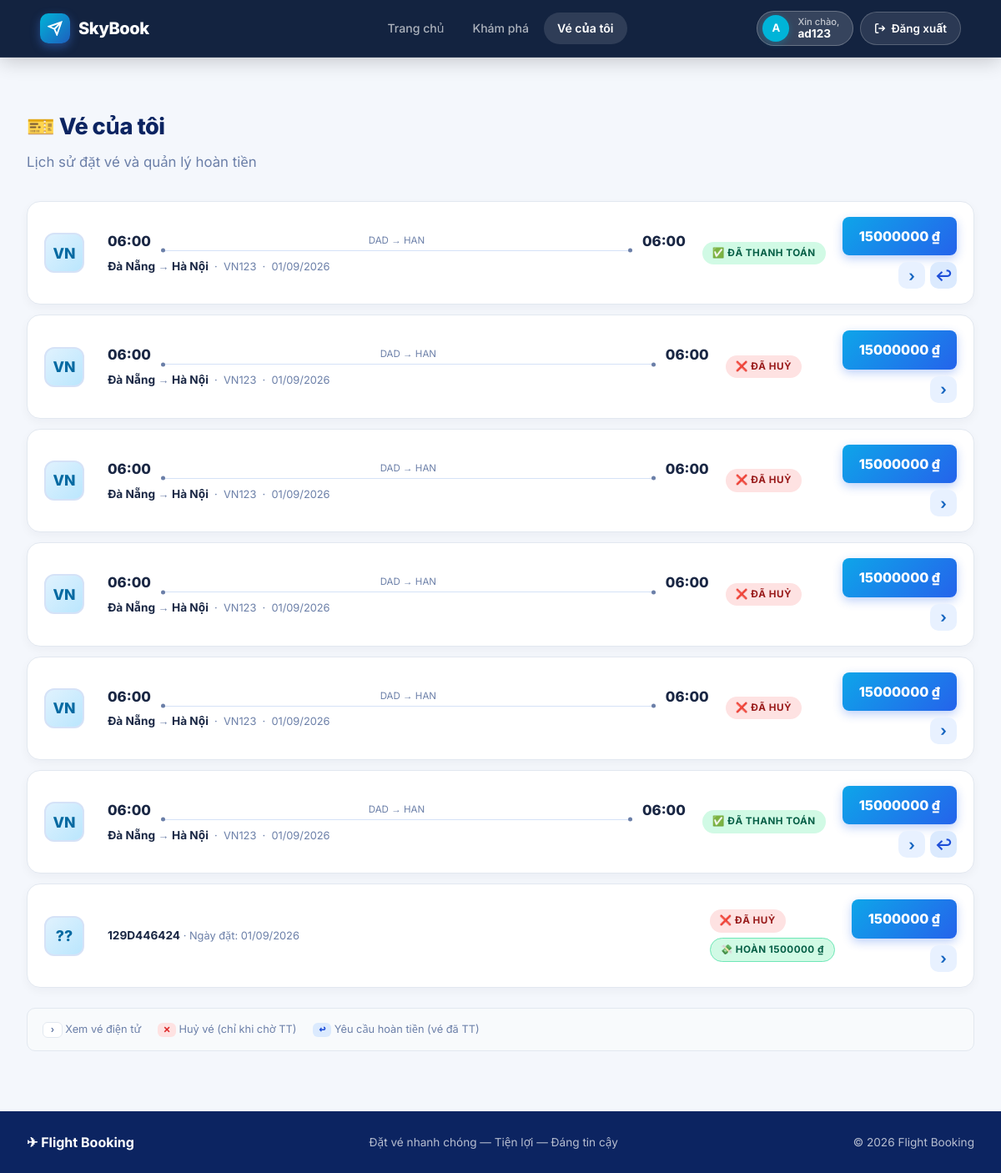
/bookings/my-bookings/ (signed in), run on an earlier commit of the app's database.
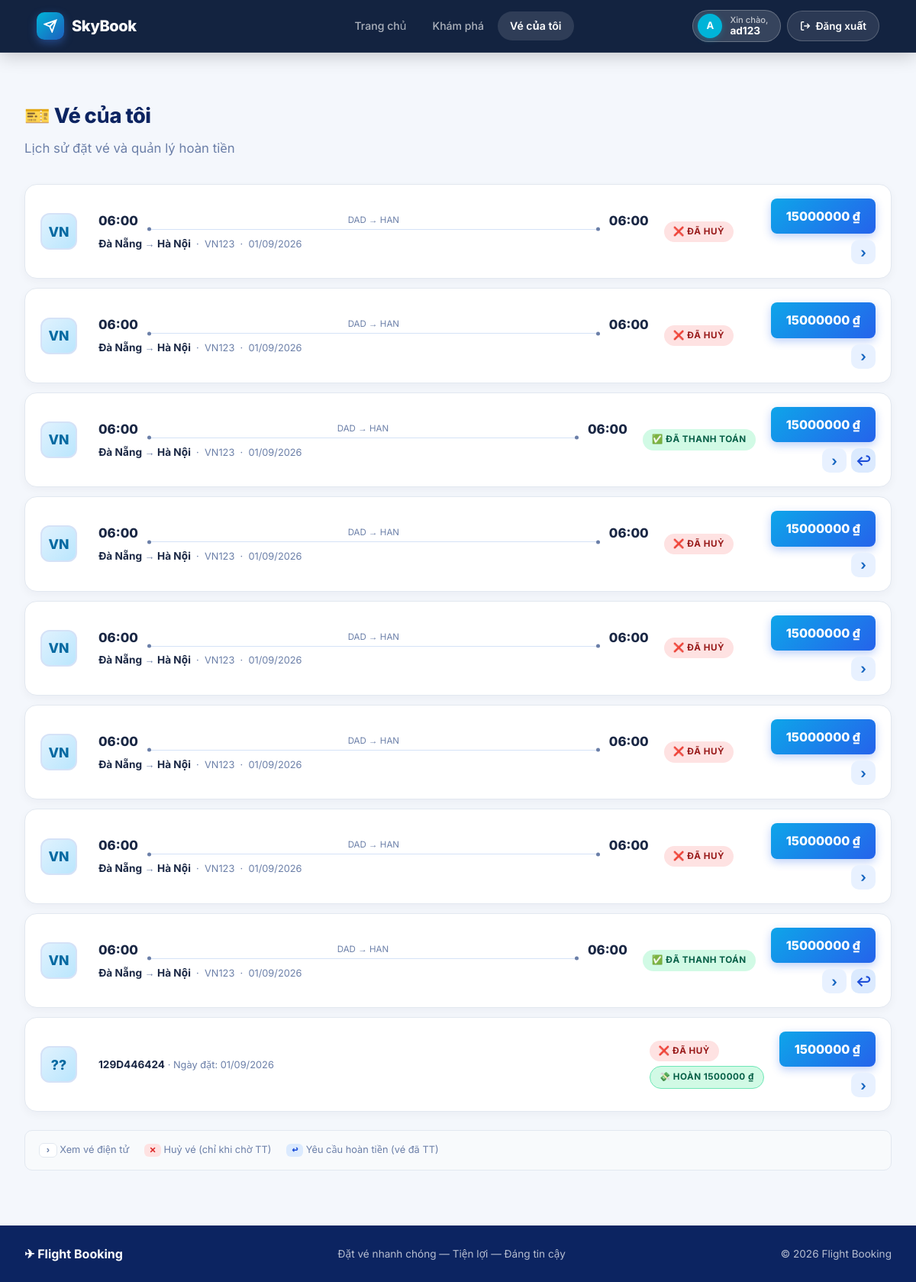
And on a later commit of the database.
### bookings/models.py (models this page shows, shortened)
class Booking(models.Model):
    STATUS_CHOICES = [
        ("pending", "Pending"),
        ("paid", "Paid"),
        ("cancelled", "Cancelled"),
    ]
    user = models.ForeignKey(User, on_delete=models.CASCADE, related_name="bookings", db_index=True, verbose_name="User")
    flight = models.ForeignKey(Flight, on_delete=models.SET_NULL, null=True, blank=True, related_name="outbound_bookings", verbose_name="Outbound Flight")
    return_flight = models.ForeignKey(Flight, on_delete=models.SET_NULL, null=True, blank=True, related_name="return_bookings", verbose_name="Return Flight")
    booking_code = models.CharField(max_length=20, unique=True, verbose_name="Booking Code")
    booking_date = models.DateTimeField(auto_now_add=True, verbose_name="Booking Date")
    total_price = models.DecimalField(max_digits=12, decimal_places=2, verbose_name="Total Price")
    status = models.CharField(max_length=20, choices=STATUS_CHOICES, default="pending", verbose_name="Status")
    class Meta:
        verbose_name = "Booking"
        verbose_name_plural = "Bookings"

### flights/models.py (models this page shows, shortened)
class Flight(models.Model):
    STATUS_CHOICES = [
        ("scheduled", "Scheduled"),
        ("boarding", "Boarding"),
        ("departed", "Departed"),
        ("completed", "Completed"),
        ("cancelled", "Cancelled"),
    ]
    flight_number = models.CharField(max_length=20, verbose_name="Flight Number")
    airline = models.ForeignKey(Airline, on_delete=models.CASCADE, related_name="flights", verbose_name="Airline")
    aircraft = models.ForeignKey(Aircraft, on_delete=models.CASCADE, related_name="flights", verbose_name="Aircraft")
    departure_airport = models.ForeignKey(Airport, on_delete=models.CASCADE, related_name="departures", verbose_name="Departure Airport")
    arrival_airport = models.ForeignKey(Airport, on_delete=models.CASCADE, related_name="arrivals", verbose_name="Arrival Airport")
    departure_time = models.DateTimeField(db_index=True, verbose_name="Departure Time")
    arrival_time = models.DateTimeField(verbose_name="Arrival Time")
    price = models.DecimalField(max_digits=12, decimal_places=2, verbose_name="Base Price")
    status = models.CharField(max_length=20, choices=STATUS_CHOICES, default="scheduled", db_index=True, verbose_name="Status")
    class Meta:
        verbose_name = "Flight"
        verbose_name_plural = "Flights"

class Airline(models.Model):
    name = models.CharField(max_length=100, verbose_name="Airline Name")
    code = models.CharField(max_length=10, unique=True, verbose_name="Airline Code")
    logo = models.URLField(blank=True, verbose_name="Logo URL")
    class Meta:
        verbose_name = "Airline"
        verbose_name_plural = "Airlines"

class Airport(models.Model):
    name = models.CharField(max_length=150, verbose_name="Airport Name")
    code = models.CharField(max_length=10, unique=True, verbose_name="Airport Code")
    city = models.CharField(max_length=100, verbose_name="City")
    class Meta:
        verbose_name = "Airport"
        verbose_name_plural = "Airports"

### payments/models.py (models this page shows, shortened)
class RefundRequest(models.Model):
    STATUS_CHOICES = [
        ("pending",  "Pending"),
        ("approved", "Approved"),
        ("rejected", "Rejected"),
    ]
    booking = models.OneToOneField(Booking, on_delete=models.CASCADE, related_name="refund_request", verbose_name="Booking")
    requested_at = models.DateTimeField(auto_now_add=True, verbose_name="Requested At")
    processed_at = models.DateTimeField(null=True, blank=True, verbose_name="Processed At")
    refund_amount = models.DecimalField(max_digits=12, decimal_places=2, verbose_name="Refund Amount")
    reason = models.TextField(blank=True, verbose_name="Refund Reason")
    status = models.CharField(max_length=20, choices=STATUS_CHOICES, default="pending", db_index=True, verbose_name="Status")
    admin_note = models.TextField(blank=True, verbose_name="Admin Note")
    class Meta:
        verbose_name = "Refund Request"
        verbose_name_plural = "Refund Requests"
        ordering = ["-requested_at"]

### bookings/views.py (the view)
@login_required(login_url="/users/login/")
def my_bookings(request):
    bookings = Booking.objects.filter(
        user=request.user
    ).select_related("flight").order_by("-booking_date")
    return render(request, "bookings/my_bookings.html", {"bookings": bookings})

### templates/bookings/my_bookings.html (shortened to what this page needs)
﻿{% extends "base.html" %}
{% block content %}
<h1>🎫 Vé của tôi</h1>
<p class="page-subtitle">Lịch sử đặt vé và quản lý hoàn tiền</p>
{% for booking in bookings %}
<div class="flight-result" style="position:relative;">
  <div class="fr-logo">
    {% if booking.flight %}
      {{ booking.flight.airline.code|default:booking.flight.airline.name|slice:":2"|upper }}
    {% else %}??{% endif %}
  </div>
  <div class="fr-info">
    {% if booking.flight %}
    <div class="fr-times">
      <span class="fr-time">{{ booking.flight.departure_time|date:"H:i" }}</span>
      <div class="fr-duration-line">
        <span>{{ booking.flight.departure_airport.code }} → {{ booking.flight.arrival_airport.code }}</span>
        <div class="fr-line"></div>
      </div>
      <span class="fr-time">{{ booking.flight.arrival_time|date:"H:i" }}</span>
    </div>
    <div class="fr-route">
      <strong>{{ booking.flight.departure_airport.city }}</strong>
      → <strong>{{ booking.flight.arrival_airport.city }}</strong>
      &nbsp;·&nbsp; {{ booking.flight.flight_number }}
      &nbsp;·&nbsp; {{ booking.flight.departure_time|date:"d/m/Y" }}
    </div>
    {% else %}
    <div class="fr-route">
      <strong>{{ booking.booking_code }}</strong>
      · Ngày đặt: {{ booking.booking_date|date:"d/m/Y" }}
    </div>
    {% endif %}
  </div>
  <div class="fr-tags" style="flex-direction:column;align-items:flex-start;gap:6px;">
    {% if booking.status == "paid" %}
      <span class="badge badge-paid">✅ Đã thanh toán</span>
    {% elif booking.status == "pending" %}
      <span class="badge badge-pending">⏳ Chờ thanh toán</span>
    {% else %}
      <span class="badge badge-cancelled">❌ Đã huỷ</span>
    {% endif %}
    {% if booking.status == "paid" %}
      {% if booking.refund_request.status == "pending" %}
        <span class="badge" style="background:#eff6ff;color:#1d4ed8;border:1px solid #93c5fd;">🔄 Đang xử lý hoàn tiền</span>
      {% elif booking.refund_request.status == "approved" %}
        <span class="badge" style="background:#d1fae5;color:#065f46;border:1px solid #6ee7b7;">💸 Đã hoàn {{ booking.refund_request.refund_amount|floatformat:0 }} ₫</span>
      {% elif booking.refund_request.status == "rejected" %}
        <span class="badge" style="background:#fee2e2;color:#991b1b;border:1px solid #fca5a5;" title="{{ booking.refund_request.admin_note }}">🚫 Từ chối hoàn tiền</span>
      {% endif %}
    {% elif booking.status == "cancelled" %}
      {% if booking.refund_request.status == "approved" %}
        <span class="badge" style="background:#d1fae5;color:#065f46;border:1px solid #6ee7b7;">💸 Hoàn {{ booking.refund_request.refund_amount|floatformat:0 }} ₫</span>
      {% endif %}
    {% endif %}
  </div>
  <div class="fr-price-block" style="flex-direction:column;align-items:flex-end;gap:8px;">
    <a href="{% url 'ticket' booking.id %}" class="fr-price-btn">
      {{ booking.total_price|floatformat:0 }} ₫
    </a>
    <div style="display:flex;gap:6px;flex-wrap:wrap;justify-content:flex-end;">
      <a href="{% url 'ticket' booking.id %}" class="fr-chevron" title="Xem vé">›</a>
      {% if booking.status == "paid" and not booking.refund_request %}
        <a href="{% url 'request_refund' booking.id %}"
           class="fr-chevron"
           title="Yêu cầu hoàn tiền"
           style="color:#1d4ed8;background:#dbeafe;">↩</a>
      {% endif %}
    </div>
  </div>
</div>
{% endfor %}
{% if bookings %}
<div style="margin-top:24px;padding:14px 18px;background:#f8fafc;border-radius:10px;border:1px solid #e2e8f0;font-size:.8rem;color:#6b7fa8;display:flex;gap:20px;flex-wrap:wrap;">
  <span><strong style="font-family:monospace;background:#fff;border:1px solid #e2e8f0;border-radius:6px;padding:1px 7px;">›</strong> Xem vé điện tử</span>
  <span><strong style="font-family:monospace;background:#fee2e2;color:#dc2626;border-radius:6px;padding:1px 7px;">✕</strong> Huỷ vé (chỉ khi chờ TT)</span>
  <span><strong style="font-family:monospace;background:#dbeafe;color:#1d4ed8;border-radius:6px;padding:1px 7px;">↩</strong> Yêu cầu hoàn tiền (vé đã TT)</span>
</div>
{% endif %}
{% endblock %}

What changed in the data, as far as the page shows it:
added Booking: flight.airline.code "VN", flight.departure_time "06:00", flight.departure_airport.code "DAD", flight.arrival_airport.code "HAN", flight.arrival_time "06:00", flight.departure_airport.city "Đà Nẵng", flight.arrival_airport.city "Hà Nội", flight.flight_number "VN123", flight.departure_time "01/09/2026", status "❌ ĐÃ HUỶ", total_price "15000000"
added Booking: flight.airline.code "VN", flight.departure_time "06:00", flight.departure_airport.code "DAD", flight.arrival_airport.code "HAN", flight.arrival_time "06:00", flight.departure_airport.city "Đà Nẵng", flight.arrival_airport.city "Hà Nội", flight.flight_number "VN123", flight.departure_time "01/09/2026", status "❌ ĐÃ HUỶ", total_price "15000000"
